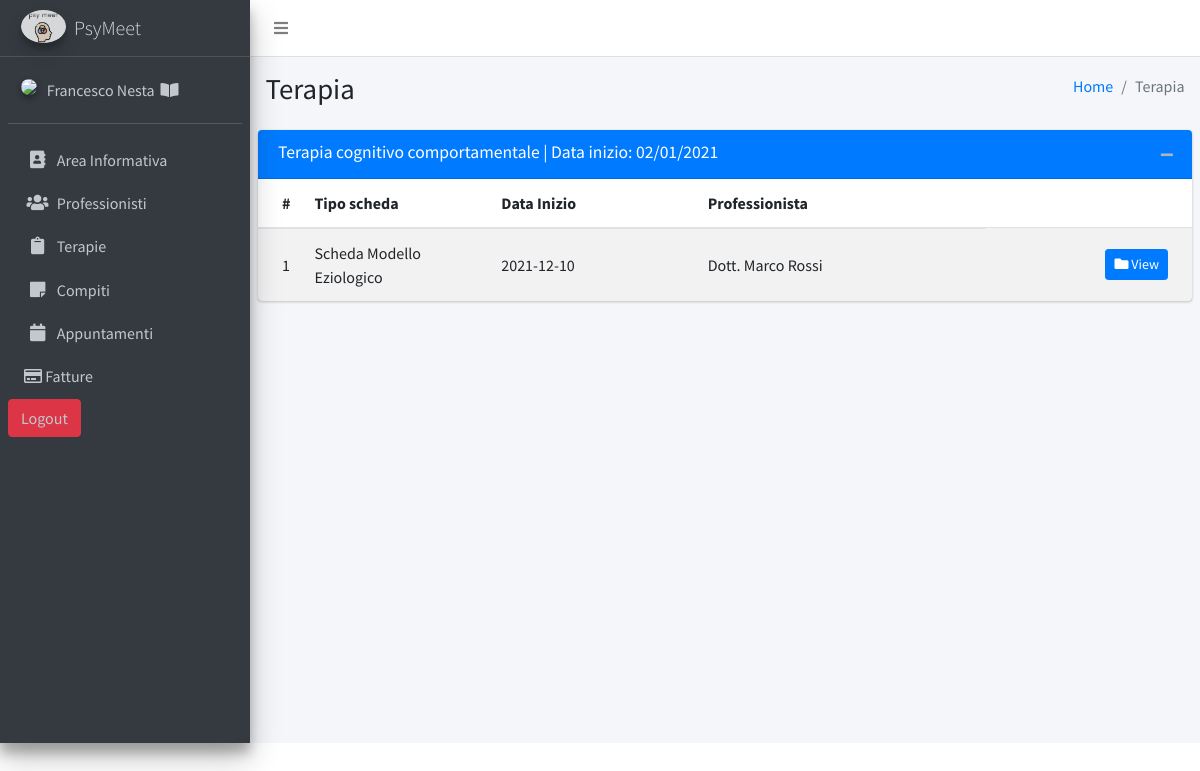
The app's page /interface/Paziente/TerapiePaz.php (signed in) with its own data.
### tables this page shows
CREATE TABLE paziente(
 cf CHAR(16) not null,
 nome VARCHAR(20) not null,
 cognome VARCHAR(20) not null,
 data_nascita DATE not null,
 email VARCHAR(50) not null unique,
 telefono VARCHAR(15) not null,
 passwor VARCHAR(50) not null,
 indirizzo VARCHAR(500) not null,
 istruzione VARCHAR(500) not null,
 lavoro VARCHAR(100) not null,
 difficol_cura INT not null,
 foto_profilo_paz MEDIUMBLOB,
 videochiamata boolean,
 PRIMARY KEY(cf)
);

CREATE TABLE terapia(
 id_terapia INT unsigned auto_increment not null,
 data DATE not null,
 descrizione TEXT not null,
 cf_prof CHAR(16) not null,
 cf CHAR(16) not null,
 PRIMARY KEY(id_terapia),
 FOREIGN KEY(cf_prof) REFERENCES professionista(cf_prof)
 ON DELETE CASCADE ON UPDATE CASCADE,
 FOREIGN KEY(cf) REFERENCES paziente(cf)
 ON DELETE CASCADE ON UPDATE CASCADE
);

CREATE TABLE schedaModelloEziologico(
 id_scheda INT unsigned auto_increment not null,
 data DATE not null,
 fattori_causativi TEXT not null,
 fattori_precipitanti TEXT not null,
 fattori_mantenimento TEXT not null,
 relazione_finale TEXT not null,
 id_terapia INT unsigned not null,
 tipo TEXT not null,
 PRIMARY KEY(id_scheda),
 FOREIGN KEY(id_terapia) REFERENCES terapia(id_terapia)
 ON DELETE CASCADE ON UPDATE CASCADE
);

CREATE TABLE professionista(
 cf_prof CHAR(16) not null,
 nome VARCHAR(20) not null,
 cognome VARCHAR(20) not null,
 data_nascita DATE not null,
 email VARCHAR(50) not null unique,
 telefono VARCHAR(15) not null,
 cellulare VARCHAR(15) not null,
 passwor VARCHAR(50) not null,
 indirizzo_studio VARCHAR(500) not null,
 esperienze TEXT not null,
 pubblicazioni TEXT not null,
 titolo_studio VARCHAR(500) not null,
 n_iscrizione_albo VARCHAR(100) not null,
 partita_iva CHAR(11) not null,
 pec VARCHAR(50) not null,
 specializzazione VARCHAR(500) ,
 polizza_RC VARCHAR(500) not null,
 foto_profilo_professionista MEDIUMBLOB,
 PRIMARY KEY(cf_prof)
);

### interface/Paziente/TerapiePaz.php (the view, shortened to what the rows shown need)
<?php
include '../../plugins/libArray/FunArray.php';
include '../../storage/DatabaseInterface.php';
include '../../storage/Terapia.php';
include '../../applicationLogic/terapiaControl.php';
include '../../applicationLogic/PazienteControl.php';
include '../../applicationLogic/AreaInformativaControl.php';
include '../../storage/Paziente.php';
include '../../storage/Professionista.php';
include '../../storage/SchedaModelloEziologico.php';
$cf= $_SESSION['codiceFiscale'];
$paz = PazienteControl::getPaz($cf);
$terapie = terapiaControl::getTerapiePaz($cf);
?>
<!DOCTYPE html>
<html>
<head>
    <link rel="stylesheet" href="../../plugins/fontawesome-free/css/all.min.css">
    <link rel="stylesheet" href="https://code.ionicframework.com/ionicons/2.0.1/css/ionicons.min.css">
    <link rel="stylesheet" href="../../dist/css/adminlte.min.css">
</head>
<body class="hold-transition sidebar-mini">
<div class="wrapper">
    <aside class="main-sidebar sidebar-dark-primary elevation-4" >
        <div class="sidebar">
            <div class="user-panel mt-3 pb-3 mb-3 d-flex">
                <div class="info">
                    <a href="areaPersonalePaziente.php" class="d-block"><?php echo $paz->getNome() . ' ' . $paz->getCognome(); ?> <i class="nav-icon fas fa-book-open" style="padding-left: 2%;" ></i></a>
                </div>
            </div>
        </div>
    </aside>
    <div class="content-wrapper">
        <section class="content-header">
            <div class="container-fluid">
                <div class="row mb-2">
                    <div class="col-sm-6">
                        <h1>Terapia</h1>
                    </div>
                </div>
            </div>
        </section>
        <section class="content">
            <?php if (count($terapie)>0) {
	for ($i=0; $i<count($terapie); $i++) {
		$modEz = terapiaControl::getEziologicoForPaz($terapie[$i]->getIdTerapia()); ?>
                <div class="card">
                    <div class="card-header" style="background-color : #007bff;">
                        <h3 class="card-title" style="color : #ffffff;">Terapia <?php echo $terapie[$i]->getDescrizione(); ?> | Data inizio: <?php $d=$terapie[$i]->getData();
		echo substr($d, 8) . '/' . substr($d, 5, 2) . '/' . substr($d, 0, 4) ?></h3>
                        <div class="card-tools">
                            <button type="button" class="btn btn-tool" data-card-widget="collapse" data-toggle="tooltip" title="Collapse">
                                <i class="fas fa-minus"></i></button>
                        </div>
                    </div>
        <?php if ($modEz!=null) { ?>
                    <div class="card-body p-0">
                        <table class="table table-striped projects">
                            <thead>
                            <tr>
                                <th style="width: 1%">
                                    #
                                </th>
                                <th style="width: 20%">
                                    Tipo scheda
                                </th>
                                <th>
                                    Data Inizio
                                </th>
                                <th>
                                    Professionista
                                </th>
                            </tr>
                            </thead>
                            <tbody>
                                <tr>
                                    <td>
                                        <?php
										echo $modEz->getIdScheda(); ?>
                                    </td>
                                    <td>
                                        <a>
                                            <?php
											echo $modEz->getTipo(); ?>
                                        </a>
                                        <br/>
                                    </td>
                                    <td>
                                        <?php
										echo $modEz->getData(); ?>
                                    </td>
                                    <td>
                                        <?php $prof=AreaInformativaControl::getProf($terapie[$i]->getCfProf());
		echo 'Dott. ' . $prof->getNome() . ' ' . $prof->getCognome(); ?>
                                    </td>
                                    <td class="project-actions text-right">
                                        <a class="btn btn-primary btn-sm" href='modelloEziologicoPaz.php'>
                                            <i class="fas fa-folder">
                                            </i>
                                            View
                                        </a>
                                    </td>
                                </tr>
                            </tbody>
                        </table>
                    </div>
                    <?php }
	} ?>
                </div>
            <?php
} ?>
        </section>
    </div>
</div>
</body>
</html>

### records on screen
paziente: nome "Francesco", cognome "Nesta"
terapia: descrizione "cognitivo comportamentale", data "02", data "01", data "2021"
schedamodelloeziologico: id_scheda "1", tipo "Scheda Modello Eziologico", data "2021-12-10"
professionista: nome "Marco", cognome "Rossi"
